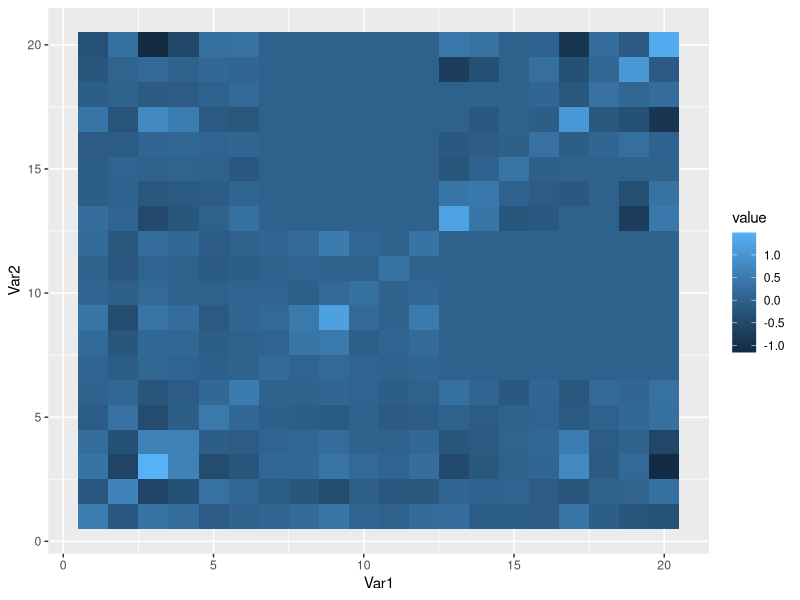
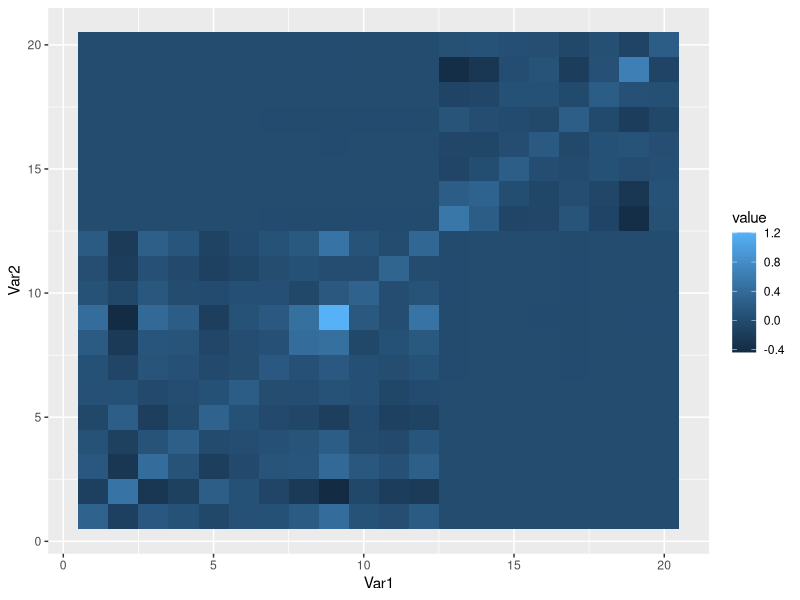

These figures' R source, in order:
## ---- chunk 1
n = 20
A = matrix(runif(n^2)*2-1, ncol=n)  
Cov20 = t(A) %*% A
Cov20 = Cov20 + (diag(20)*0.01)
## ---- chunk 2
#Splits matrix into 9 blocks (if not multiple of 3, last block will be largest)
blocksplit = function(covmatrix){
  rows = nrow(covmatrix)
  x = floor(rows/3)
  y = rows %% x
  
  #Split matrix into 9 block matrices 
  subblock1 = covmatrix[1:x , 1:x]
  subblock2 = covmatrix[1:x , (x+1):(2*x)]
  subblock3 = covmatrix[1:x , ((2*x)+1):((3*x)+y)]
  
  subblock4 = covmatrix[(x+1):(2*x) , 1:x]
  subblock5 = covmatrix[(x+1):(2*x) , (x+1):(2*x)]
  subblock6 = covmatrix[(x+1):(2*x) , ((2*x)+1):((3*x)+y)]
  
  subblock7 = covmatrix[((2*x)+1):((3*x)+y) , 1:x]
  subblock8 = covmatrix[((2*x)+1):((3*x)+y) , (x+1):(2*x)]
  subblock9 = covmatrix[((2*x)+1):((3*x)+y) , ((2*x)+1):((3*x)+y)]
  
  blocks = list(subblock1,subblock2,subblock3,subblock4,subblock5,subblock6,subblock7,subblock8,subblock9)
  return(blocks)
  
  #covmatrix2 = covmatrix
}

#Test that it works 
# covmatrix = matrix(1:144,12,12)
blocks20 = blocksplit(Cov20)
blocks20[[6]]
## ---- chunk 3
#change block 6 and 8 to maximize det (ONE BLOCK ONE ITERATION)
Eblock = function(blocklist){
  subblock6 = t(blocklist[[2]]) %*% solve(blocklist[[1]]) %*% blocklist[[3]]
  subblock8 = t(subblock6)
  
  row1 = cbind(blocklist[[1]],blocklist[[2]],blocklist[[3]])
  row2 = cbind(blocklist[[4]],blocklist[[5]],subblock6)
  row3 = cbind(blocklist[[7]],subblock8,blocklist[[9]])
  
  Covnew = rbind(row1,row2,row3)
  Precnew = solve(Covnew)
  newmatrices = list(Covnew,Precnew)
  return(newmatrices)
}

#Test
ex20 = Eblock(blocks20)
View(ex20[[2]])
det(ex20[[2]])
isSymmetric(ex20[[2]])

#Heatmap of prec matrix ex20
library(reshape2)
melted_cormat <- melt(ex20[[2]])
head(melted_cormat)

library(ggplot2)
ggplot(data = melted_cormat, aes(x=Var1, y=Var2, fill=value)) + 
  geom_tile()

#Can we generate data w new cov matrix? 
library(MASS) 
mu = runif(20,0,10)
df = data.frame(mvrnorm(100,mu,ex20[[1]]))
## ---- chunk 4
#Induce sparsity in subblock 3 and 6 (7 and 8) (0s in precision matrix)
CEblock = function(blocklist,iter=10){
  #Iteration 1 to initialize
  #change block 6 and 8 to maximize det
  subblock6 = t(blocklist[[2]]) %*% solve(blocklist[[1]]) %*% blocklist[[3]]
  subblock8 = t(subblock6)
  
  #update block 3 and 7 next
  subblock3 = blocklist[[2]] %*% solve(blocklist[[5]]) %*% subblock6
  subblock7 = t(subblock3)
  
  #Rest of iterations till convergence
  for(i in 2:iter){
    #change block 6 and 8 to maximize det
    subblock6 = t(blocklist[[2]]) %*% solve(blocklist[[1]]) %*% subblock3
    subblock8 = t(subblock6)
    
    # row1 = cbind(blocklist[[1]],blocklist[[2]],blocklist[[3]])
    # row2 = cbind(blocklist[[4]],blocklist[[5]],subblock6)
    # row3 = cbind(blocklist[[7]],subblock8,blocklist[[9]])
    # 
    # Covnew = rbind(row1,row2,row3)
    # blocklist2 = blocksplit(Covnew)
    
    #update block 3 and 7 next
    subblock3 = blocklist[[2]] %*% solve(blocklist[[5]]) %*% subblock6
    subblock7 = t(subblock3)
    
    row1 = cbind(blocklist[[1]],blocklist[[2]],subblock3)
    row2 = cbind(blocklist[[4]],blocklist[[5]],subblock6)
    row3 = cbind(subblock7,subblock8,blocklist[[9]])
  }
  
  Covnew = rbind(row1,row2,row3)
  Precnew = solve(Covnew)
  newmatrices = list(Covnew,Precnew)
  return(newmatrices)
}

#Test
ex20 = CEblock(blocks20)
View(ex20[[2]])
det(ex20[[2]])
isSymmetric(ex20[[2]])

#Heatmap of prec matrix ex20
library(reshape2)
melted_cormat <- melt(ex20[[2]])
head(melted_cormat)

library(ggplot2)
ggplot(data = melted_cormat, aes(x=Var1, y=Var2, fill=value)) + 
  geom_tile()

#Can we generate data w new cov matrix? 
library(MASS) 
mu = runif(20,0,10)
df = data.frame(mvrnorm(100,mu,ex20[[1]]))
